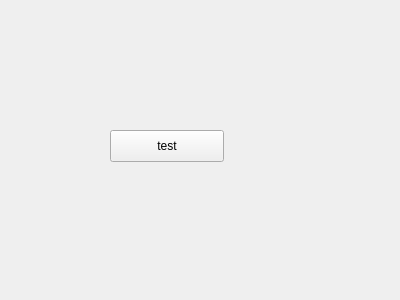
<?xml version="1.0" encoding="UTF-8"?>
<ui version="4.0">
 <class>Widget</class>
 <widget class="QWidget" name="Widget">
  <property name="geometry">
   <rect>
    <x>0</x>
    <y>0</y>
    <width>400</width>
    <height>300</height>
   </rect>
  </property>
  <property name="windowTitle">
   <string>Widget</string>
  </property>
  <widget class="QPushButton" name="pushButton">
   <property name="geometry">
    <rect>
     <x>110</x>
     <y>130</y>
     <width>114</width>
     <height>32</height>
    </rect>
   </property>
   <property name="text">
    <string>test</string>
   </property>
  </widget>
 </widget>
 <layoutdefault spacing="6" margin="11"/>
 <resources/>
 <connections/>
</ui>
